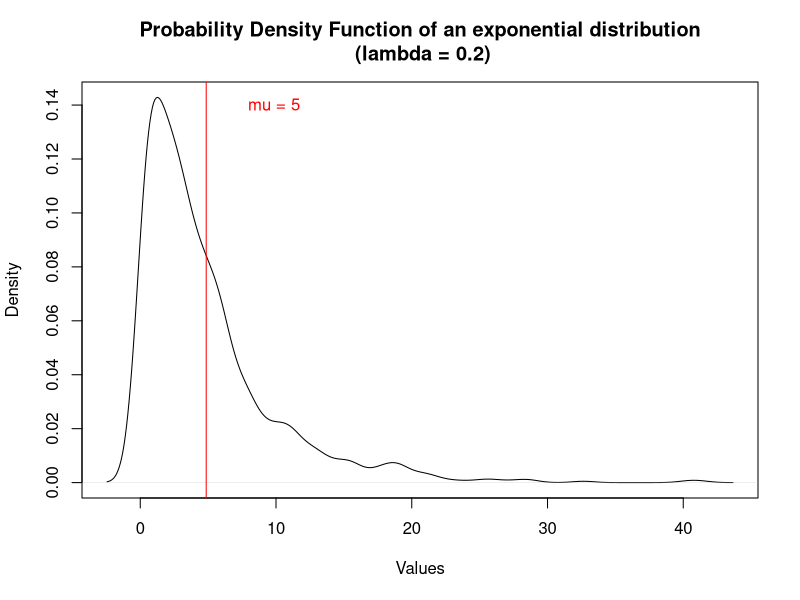
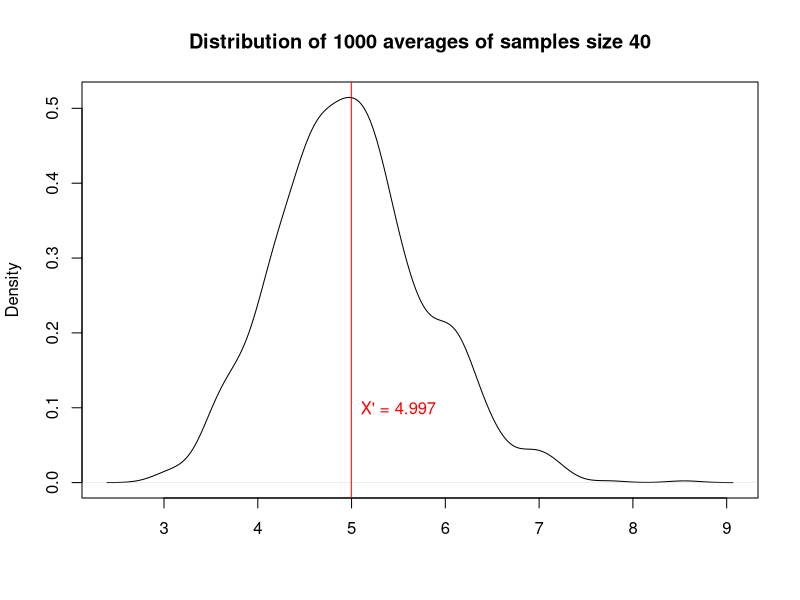
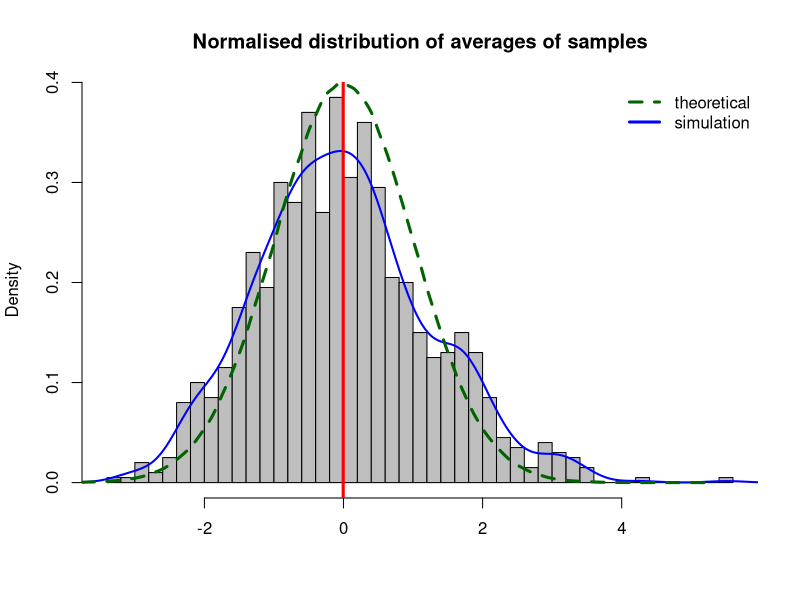

Write R code to recreate these figures, in order.
## ---- chunk 1
set.seed(100)
#exponential distribution
lambda <- 0.2
distr_size <- 1000
exponentials <- rexp(distr_size, rate = lambda)
#matrix of 1000 simulations of samples of size 40
n_sim <- 1000
sample_size <- 40
m <- matrix(rexp(n_sim*sample_size, rate = lambda), nrow = n_sim, ncol = sample_size)
#vector of 1000 averages of samples
sample_averages <- apply(m, 1, mean)

plot(density(exponentials), 
     lwd = 1, 
     main = "Probability Density Function of an exponential distribution\n (lambda = 0.2)",
     xlab = "Values",
     ylab = "Density")
abline(v = mean(exponentials), col = "red")
text(x = mean(exponentials) + 5, 
     y = 0.14,
     col = "red", 
     labels = "mu = 5")
## ---- chunk 2
mu <- 1/lambda
mu
## ---- chunk 3
plot(density(sample_averages), 
     main = "Distribution of 1000 averages of samples size 40",
     xlab = "" )
abline(v = mean(sample_averages), col = "red")
text(x = mean(sample_averages) + .5, 
     y = .1, 
     labels = paste("X' =", round(mean(sample_averages), 3), sep = " "), 
     col = "red")
## ---- chunk 4
1/(lambda^2)
## ---- chunk 5
var(sample_averages)
## ---- chunk 6
sample_averages_norm <- (sample_averages - mu)/var(sample_averages)#normalisation of the averages of samples
hist(sample_averages_norm, 
     breaks = 50, 
     col = "grey", 
     prob = TRUE, 
     main = "Normalised distribution of averages of samples",
     xlab = "")
lines(density(sample_averages_norm), col = "blue", lwd = 2)
abline(v=mean(sample_averages_norm), col="red", lwd = 3)
lines(density(rnorm(1000000)), lty = 2, lwd = 3, col = "darkgreen")
legend('topright', 
       c("theoretical", "simulation"), 
       col = c("darkgreen", "blue"), 
       lty = c(2,1), 
       lwd = 3, 
       bty = "n")
